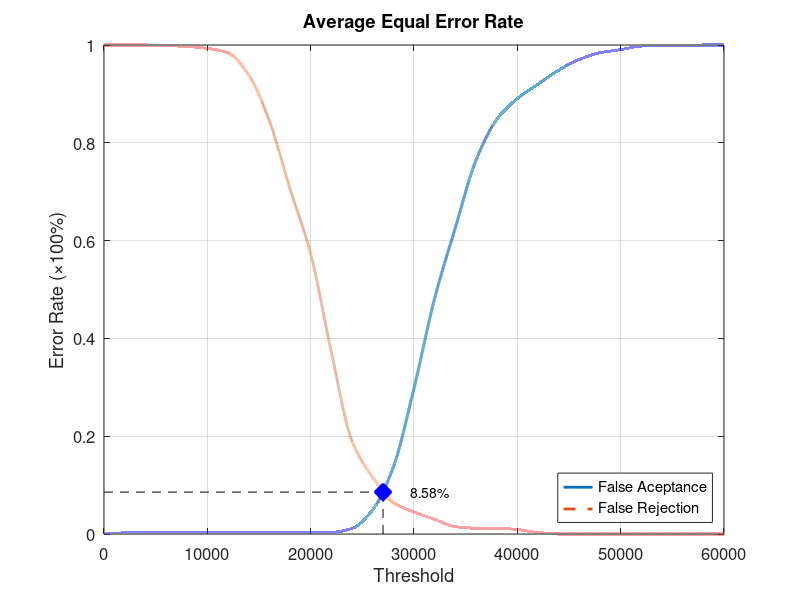
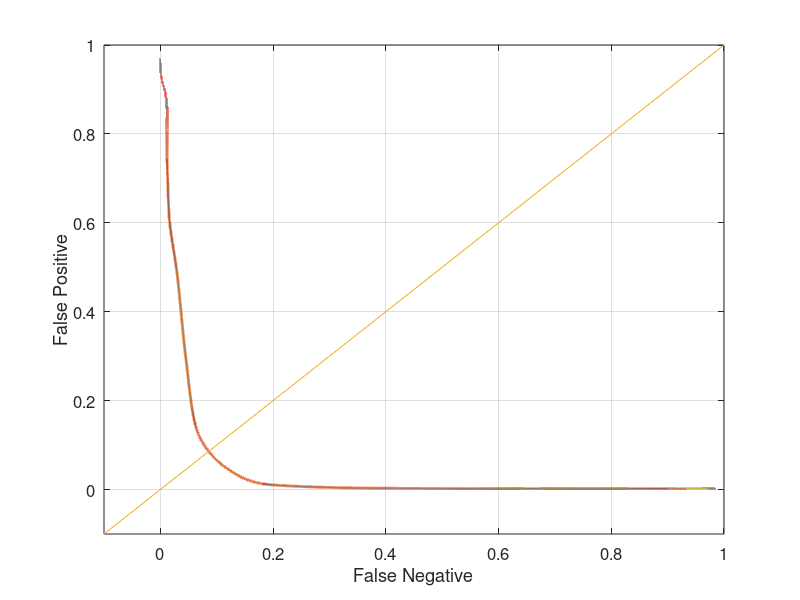

Recreate these plots in MATLAB, in order.
function yEER = Database2Average
close all;
clear;
clc;
x = 0:2000:60000;
xq = 0:0.5:60000;

y0 = [0 0.00210526 0.00210526 0.00210526 0.00210526 0.00210526 0.00210526 0.00210526 0.00210526 0.00210526 0.00210526 0.0031579 0.0115789 0.0494737 0.136842 0.297895 0.482105 0.626316 0.764211 0.847368 0.890526 0.92 0.948421 0.970526 0.984211 0.990526 0.997895 0.998947 0.998947 1 1];
yy0 = interp1(x, y0, xq, 'pchip');
y1 = [1 1 1 0.999 0.997 0.993 0.984 0.939 0.845 0.706 0.573 0.372 0.19 0.116 0.064 0.045 0.03 0.015 0.012 0.012 0.009 0.003 0 0 0 0 0 0 0 0 0];
yy1 = interp1(x, y1, xq, 'pchip');

% Calculating EER: 
y2 = abs(y0 - y1);
find(y2 == min(y2))
yy2 = abs(yy0 - yy1);
xEER = find(yy2 == min(yy2));
xEERIndex = xq(xEER) % X-axis EER
yEER = yy0(xEER) % Y-axis EER

main = figure
plot(xq, yy0,'-','LineWidth', 2);	hold on
plot(xq, yy1,'--','LineWidth', 2);	hold on
plot([xEERIndex xEERIndex], [0 yEER], 'k--');	hold on
plot([0 xEERIndex], [yEER yEER], 'k--');	hold on
plot(xEERIndex, yEER, 'bx', 'LineWidth', 10);	hold on
text(xEERIndex + 10 * xEERIndex / 100, yEER, [num2str(round((10000 * yEER)) / 100) '%'])
legend('False Aceptance', 'False Rejection', 'Location', 'SouthEast')
xlabel('Threshold')
ylabel('Error Rate (\times100%)')
title('Average Equal Error Rate')
set(gca, 'FontSize', 12)
axis([0 60000 0 1])
grid on

print(main, 'Database2AverageMain', '-dpng');
FNRxFPR = figure('Color', [1 1 1]);
plot(yy1, yy0, '-', yy1, yy0, 'LineWidth', 2);
hold on
y = -0.1:0.1:1
plot(y, y); 
set(gca, 'FontSize', 12)
xlabel('False Negative')
ylabel('False Positive')
axis([-0.1 1 -0.1 1])
set(gca, 'FontSize', 12)
grid on

print(FNRxFPR, 'Database2AverageFNRxFPR','-dpng');
end
